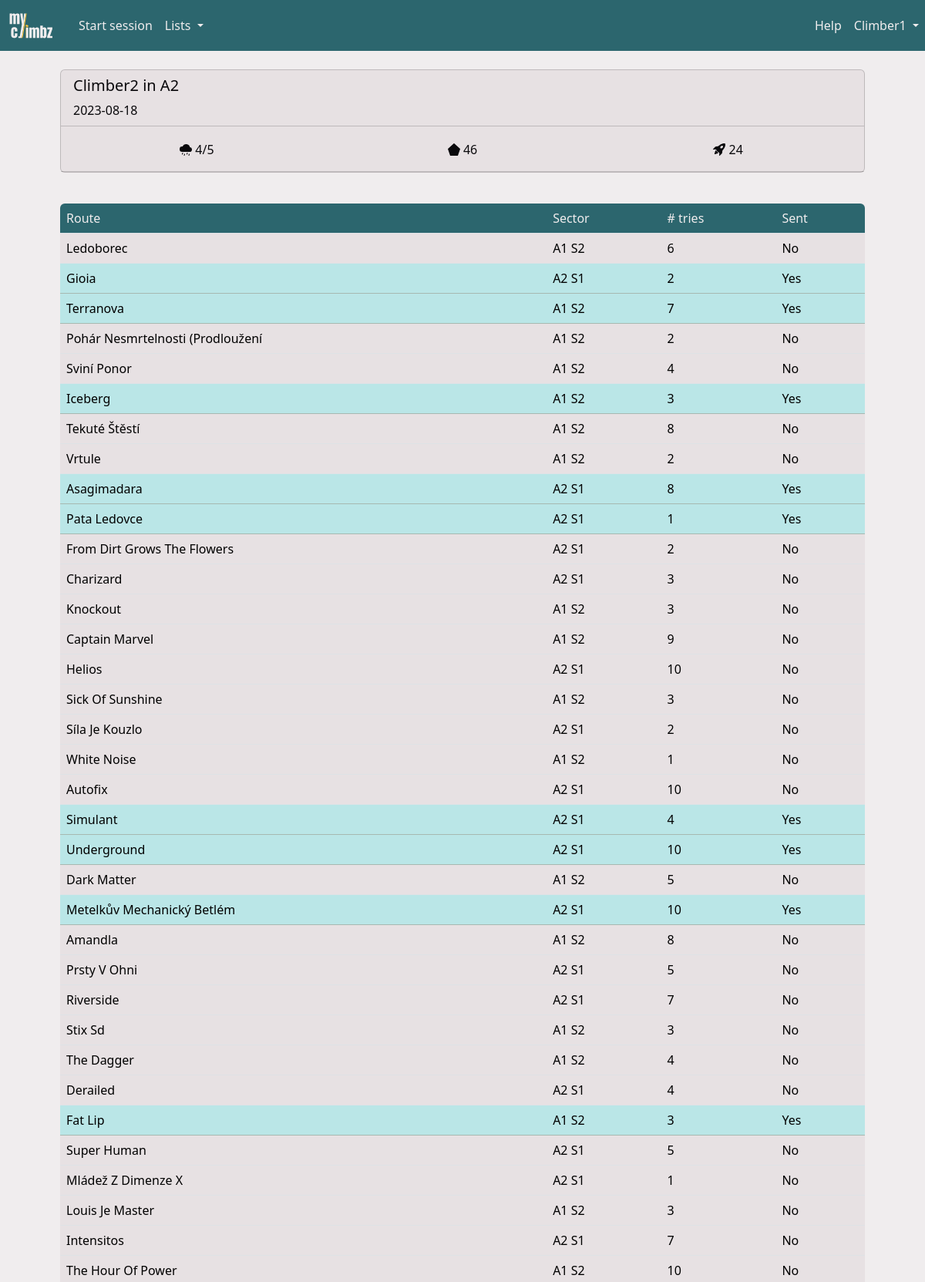
Page /session/4 (signed in, upper part) on the committed database.
### climbz/models/climber.py (models this page shows, shortened)
class Climber(db.Model, UserMixin):
    id = db.Column(db.Integer, primary_key=True)
    role = db.Column(db.Integer, nullable=False, default=0)
    email = db.Column(db.String(200), nullable=False, unique=True)
    password = db.Column(db.String(200), nullable=False)
    name = db.Column(db.String(200), nullable=False)
    birthdate = db.Column(db.Date, nullable=True)
    year_started_climbing = db.Column(db.Integer, nullable=True)
    height = db.Column(db.Integer, nullable=True)
    ape_index = db.Column(db.Integer, nullable=True)
    grade_scale = db.Column(db.String(10), nullable=False, default="font")
    sessions = db.relationship("Session", backref="climber", cascade="all, delete")
    opinions = db.relationship("Opinion", backref="climber", cascade="all, delete")
    routes = db.relationship("Route", backref="creator")
    sectors = db.relationship("Sector", backref="creator")
    areas = db.relationship("Area", backref="creator")
    projects = db.relationship(
        "Route",
        secondary=climber_projects,
        backref=db.backref("climbers", lazy="dynamic"),
    )

### climbz/models/session.py (models this page shows)
class Session(db.Model):
    __tablename__ = "climbing_session"
    id = db.Column(db.Integer, primary_key=True)
    date = db.Column(db.Date, nullable=False, default=datetime.now().date())
    conditions = Rating("conditions")
    comment = db.Column(db.Text)
    climbs = db.relationship("Climb", backref="session", cascade="all, delete")
    area_id = db.Column(db.Integer, db.ForeignKey("area.id"))
    climber_id = db.Column(db.Integer, db.ForeignKey("climber.id"))
    UniqueConstraint(date, area_id, climber_id, name="unique_session")

### climbz/models/climb.py (models this page shows)
class Climb(db.Model):
    id = db.Column(db.Integer, primary_key=True)
    n_attempts = db.Column(db.Integer, default=0)
    sent = db.Column(db.Boolean, nullable=False)
    flashed = db.Column(db.Boolean, nullable=False)
    comment = db.Column(db.Text)
    link = db.Column(db.String(300))
    route_id = db.Column(db.Integer, db.ForeignKey("route.id"))
    session_id = db.Column(db.Integer, db.ForeignKey("climbing_session.id"))
    UniqueConstraint(route_id, session_id, name="unique_route_in_session")

### climbz/models/route.py (models this page shows, shortened)
class Route(db.Model):
    id = db.Column(db.Integer, primary_key=True)
    name = db.Column(db.String(200), nullable=False)
    created_by = db.Column(db.Integer, db.ForeignKey("climber.id"), nullable=False)
    latitude = db.Column(db.Float)
    longitude = db.Column(db.Float)
    comment = db.Column(db.Text)
    link = db.Column(db.String(300))
    sit_start = db.Column(db.Boolean, nullable=False, default=False)
    height = db.Column(db.Float, db.CheckConstraint("height >= 1"))
    inclination = ConstrainedInteger("inclination", -50, 90)
    sector_id = db.Column(db.Integer, db.ForeignKey("sector.id"))
    climbs = db.relationship("Climb", backref="route", cascade="all, delete")
    opinions = db.relationship("Opinion", backref="route", cascade="all, delete")
    UniqueConstraint(name, sector_id, name="unique_route_name_in_sector")
    @property
    def sent(self) -> bool:
        return any(
            climb.sent
            for climb in self.climbs
            if climb.session.climber_id == current_user.id
        )

### climbz/models/sector.py (models this page shows, shortened)
class Sector(db.Model):
    id = db.Column(db.Integer, primary_key=True)
    name = db.Column(db.String(200), nullable=False)
    created_by = db.Column(db.Integer, db.ForeignKey("climber.id"), nullable=False)
    area_id = db.Column(db.Integer, db.ForeignKey("area.id"))
    routes = db.relationship("Route", backref="sector", cascade="all, delete")
    comment = db.Column(db.Text)
    UniqueConstraint(name, area_id, name="unique_sector_name_in_area")

### climbz/blueprints/sessions/routes.py (the view)
@sessions.route("/session/<int:session_id>")
def page_session(session_id: int) -> str:
    session = Session.query.get(session_id)
    return render(
        "session.html", title=f"Session on {session.area.name}", session=session
    )

### climbz/blueprints/utils.py (called while the page is built, shortened)
@login_required
def render(*args, **kwargs) -> str:
    kwargs["title"] = kwargs["title"]
    kwargs["error"] = flask_session.pop("error", None)
    kwargs["username"] = current_user.name
    kwargs["user_id"] = current_user.id
    kwargs["user_role"] = current_user.role
    kwargs["user_grade_scale"] = current_user.grade_scale
    session_id = flask_session.get("session_id", None)
    path = request.path
    if not path.startswith("/edit_") and not path.startswith("/add_"):
        flask_session["call_from_url"] = path
    return render_template(
        *args,
        **kwargs,
    )

### climbz/models/climber.py (called while the page is built)
@login_manager.user_loader
def load_climber(climber_id: int) -> Climber:
    return Climber.query.get(int(climber_id))

### run.py (called while the page is built, shortened)
@app.before_request
def check_request_validity():
    if not request.endpoint:
        return
    elif request.endpoint == "climbers.login" or "static" in request.endpoint:
        return
    elif not current_user.is_authenticated:
        return redirect(url_for("climbers.login"))

### climbz/templates/session.html (shortened to what this page needs)
{% import "macros.html" as macros %}
{% extends "main.html" %}
{% block content %}
<div class="container px-0 px-md-5 py-0 py-md-4">
    {% if session.climber_id == user_id %}
        {% set actions = [
            { "icon": "edit", "url": url_for('sessions.edit_session', session_id=session.id) },
            { "icon": "delete", "url": url_for('sessions.delete_session', session_id=session.id) }
        ] %}
        {% if not open_session %}
            {% set actions = actions + [{ "icon": "reopen", "url": url_for('sessions.reopen_session', session_id=session.id) }] %}
        {% endif %}
    {% else %}
        {% set actions = [] %}
    {% endif %}
    {{ macros.card({
        "header": {
            "title": session.climber.name ~ " in " ~ session.area.name,
            "title_actions": actions,
            "subtitle": session.date,
        },
        "body": {
            "facts": [
                { "icon": "conditions", "value": session.conditions, "unit": "/5" },
                { "icon": "n_boulders", "value": session.climbs | length, "unit": "" },
                { "icon": "n_sends", "value": session.climbs | map(attribute='sent') | sum, "unit": "" },
            ],
            "list": [
                {"value": session.comment if session.comment else ""},
            ]
        }
    }) }}
</div>
<div class="container px-0 px-md-5">
    <table id="content_table" class="table table-hover" data-sort-col="0" data-sort-order="asc">
        <thead>
            <tr>
                <th>Route</th>
                <th>Sector</th>
                <th># tries</th>
                <th>Sent</th>
            </tr>
        </thead>
        <tbody>
            {% for climb in session.climbs %}
            {% if climb.route.sent %}
            {% set sent = "Yes" %}
            {% else %}
            {% set sent = "No" %}
            {% endif %}
            {% set onclick = "window.location=\"" + url_for('routes.page_route', route_id=climb.route.id) + "\"" %}
            {% if sent == "Yes" %}
            <tr class="table-success">
                {% else %}
            <tr>
                {% endif %}
                <td onclick={{ onclick }}>{{ climb.route.name }}</td>
                <td onclick={{ onclick }}>{{ climb.route.sector.name }}</td>
                <td onclick={{ onclick }}>{{ climb.n_attempts }}</td>
                <td onclick={{ onclick }}>{{ sent }}</td>
            </tr>
            {% endfor %}
        </tbody>
    </table>
</div>
{% endblock content %}

### climbz/templates/macros.html (shortened to what this page needs)
{% macro card(data) %}
<div class="card mb-3">
    <div class="card-header">
        <div class="row">
            <div class="col-sm">
                <h5 class="card-title" style="display: inline-block">{{ data['header']['title'] }}</h5>
            </div>
            {% if data['header']['subtitle'] %}
                <span>{{ data['header']['subtitle'] }}</span>
            {% endif %}
        </div>
    </div>
    {% if data['body']['facts'] %}
    <div class="card-body">
        <div class="row">
            {% for fact in data['body']['facts'] %}
            <div class="col text-center" style="padding: 0">
                <span style="vertical-align: middle; display: inline-block;">
                </span>
                <span style="vertical-align: middle; display: inline-block;">
                    {% if fact['value'] is none %}
                        N/A
                    {% elif fact['value'] is float and fact['value'] % 1 == 0 %}
                        {{ fact['value']|int }}{{ fact['unit'] }}
                    {% else %}
                        {{ (fact['value']) }}{{ fact['unit'] }}
                    {% endif %}
                </span>
            </div>
            {% endfor %}
        </div>
    </div>
    {% endif %}
    {% if data['body']['list'] %}
    <ul class="list-group list-group-flush">
    </ul>
    {% endif %}
</div>
{% endmacro %}

### climbz/templates/main.html (shortened to what this page needs)
<html>
<head>
    <link href="https://cdn.jsdelivr.net/npm/bootstrap@5.3.2/dist/css/bootstrap.min.css" rel="stylesheet"
>
    <link href="{{ url_for('static', filename='css/colors.css') }}" rel="stylesheet" type="text/css">
    <link rel="stylesheet" type="text/css" href="https://cdnjs.cloudflare.com/ajax/libs/noUiSlider/15.8.1/nouislider.css" />
    <link href="https://cdn.jsdelivr.net/npm/simple-datatables@latest/dist/style.css" rel="stylesheet" type="text/css">
</head>
<body>
    <nav class="navbar navbar-expand-lg">
        <a class="navbar-brand" href="{{ url_for('home.page_home') }}" style="padding-left: 10px;">
            <img src="{{ url_for('static', filename='images/logo-transparent.svg') }}" width="60" height="40" class="d-inline-block align-top" alt="">
        </a>
        {% if not "Add" in title and not "Edit" in title %}
        <div class="collapse navbar-collapse ps-2" id="navbarSupportedContent">
            <ul class="navbar-nav me-auto mb-2 mb-md-0">
                {% if open_session %}
                <li><a id="add_climb" class="nav-link" href="{{ url_for('climbs.add_climb') }}">Add climb</a></li>
                <li>
                    <a id="stop_session" class="nav-link" href="{{ url_for('sessions.stop_session') }}">
                        Stop
                        {% if open_session.is_project_search %}
                        project search
                        {% else %}
                        session
                        {% endif %}
                    </a>
                </li>
                {% else %}
                <li class="nav-item">
                    <a id="start_session" class="nav-link" href="{{ url_for('sessions.add_session') }}">Start session</a>
                </li>
                {% endif %}
                <li class="nav-item dropdown">
                    <a class="nav-link dropdown-toggle" href="#" role="button" data-bs-toggle="dropdown"
                        aria-expanded="false">
                        Lists
                    </a>
                </li>
            </ul>
            <ul class="navbar-nav ms-md-auto mb-2 mb-md-0">
                <li class="nav-item">
                    <a class="nav-link" href="{{ url_for('home.guide') }}">Help</a>
                </li>
                <li class="nav-item dropdown">
                    <a class="nav-link dropdown-toggle" href="#" role="button" data-bs-toggle="dropdown"
                        aria-expanded="false">
                        {{ username }}
                    </a>
                </li>
            </ul>
        </div>
        {% endif %}
    </nav>
    {%block content %}{% endblock %}
</body>
</html>

### climbz/static/css/colors.css (style rules this page uses)
:root { --color-yellow: #FFC53D; --color-yellow-100: #fff0c6; --color-yellow-200: #ffdf88; --color-yellow-300: #FFC53D; --color-yellow-400: #ffb320; --color-yellow-500: #f98f07; --color-yellow-600: #dd6902; --color-yellow-700: #b74806; --color-yellow-800: #94360c; --color-yellow-900: #7a2e0d; --color-yellow-950: #461602; --color-green: #2C666E; --color-green-50: #f1faf9; --color-green-100: #daf3f3; --color-green-200: #bae6e7; --color-green-300: #8ad4d6; --color-green-400: #53b9bd; --color-green-500: #379da3; --color-green-600: #318089; --color-green-700: #2C666E; --color-green-800: #2c575e; --color-green-900: #284a51; --color-green-950: #163036; --color-white: #F0EDEE; --color-white-50: #f9f7f8; --color-white-100: #F0EDEE; --color-white-200: #e7e1e3; --color-white-300: #d5cccf; --color-white-400: #bbaeb2; --color-white-500: #a29197; --color-white-600: #8a787e; --color-white-700: #726368; --color-white-800: #605458; --color-white-900: #53494c; --color-white-950: #2a2527; --color-gray: #6c757d; --color-black: #0A090C; }
body { background-color: var(--color-white); }
a { text-decoration: none; color: var(--color-green); }
.card, .list-group-item, .dropdown-menu { background-color: var(--color-white-200); color: var(--color-black); }
.card-header { background-color: var(--color-white-darker); }
.navbar { background-color: var(--color-green); color: var(--color-white); }
.navbar-brand { color: var(--color-yellow); }
.nav-link, .nav-link:focus { color: var(--color-white); }
.table thead th:first-child { border-top-left-radius: var(--bs-border-radius); }
.table thead th:last-child { border-top-right-radius: var(--bs-border-radius); }
.table td { background-color: var(--color-white-200); }
.table-success td { background-color: var(--color-green-200) !important; }
.table thead { background-color: var(--color-green); color: var(--color-white); font-weight: normal; }
.table thead th { background-color: transparent; color: inherit; font-weight: normal; }
ul { list-style-type: none; }

### rows in the picture
Climber: name "Climber1"
Session: header.subtitle "2023-08-18"
Climb: route.name "Ledoborec", route.sector.name "A1 S2", n_attempts "6", sent "No"
Climb: route.name "Gioia", route.sector.name "A2 S1", n_attempts "2", sent "Yes"
Climb: route.name "Terranova", route.sector.name "A1 S2", n_attempts "7", sent "Yes"
Climb: route.name "Pohár Nesmrtelnosti (Prodloužení", route.sector.name "A1 S2", n_attempts "2", sent "No"
Climb: route.name "Sviní Ponor", route.sector.name "A1 S2", n_attempts "4", sent "No"
Climb: route.name "Iceberg", route.sector.name "A1 S2", n_attempts "3", sent "Yes"
Climb: route.name "Tekuté Štěstí", route.sector.name "A1 S2", n_attempts "8", sent "No"
Climb: route.name "Vrtule", route.sector.name "A1 S2", n_attempts "2", sent "No"
Climb: route.name "Asagimadara", route.sector.name "A2 S1", n_attempts "8", sent "Yes"
Climb: route.name "Pata Ledovce", route.sector.name "A2 S1", n_attempts "1", sent "Yes"
Climb: route.name "From Dirt Grows The Flowers", route.sector.name "A2 S1", n_attempts "2", sent "No"
Climb: route.name "Charizard", route.sector.name "A2 S1", n_attempts "3", sent "No"
Climb: route.name "Knockout", route.sector.name "A1 S2", n_attempts "3", sent "No"
Climb: route.name "Captain Marvel", route.sector.name "A1 S2", n_attempts "9", sent "No"
Climb: route.name "Helios", route.sector.name "A2 S1", n_attempts "10", sent "No"
Climb: route.name "Sick Of Sunshine", route.sector.name "A1 S2", n_attempts "3", sent "No"
Climb: route.name "Síla Je Kouzlo", route.sector.name "A2 S1", n_attempts "2", sent "No"
Climb: route.name "White Noise", route.sector.name "A1 S2", n_attempts "1", sent "No"
Climb: route.name "Autofix", route.sector.name "A2 S1", n_attempts "10", sent "No"
Climb: route.name "Simulant", route.sector.name "A2 S1", n_attempts "4", sent "Yes"
Climb: route.name "Underground", route.sector.name "A2 S1", n_attempts "10", sent "Yes"
Climb: route.name "Dark Matter", route.sector.name "A1 S2", n_attempts "5", sent "No"
Climb: route.name "Metelkův Mechanický Betlém", route.sector.name "A2 S1", n_attempts "10", sent "Yes"
Climb: route.name "Amandla", route.sector.name "A1 S2", n_attempts "8", sent "No"
Climb: route.name "Prsty V Ohni", route.sector.name "A2 S1", n_attempts "5", sent "No"
Climb: route.name "Riverside", route.sector.name "A2 S1", n_attempts "7", sent "No"
Climb: route.name "Stix Sd", route.sector.name "A1 S2", n_attempts "3", sent "No"
Climb: route.name "The Dagger", route.sector.name "A1 S2", n_attempts "4", sent "No"
Climb: route.name "Derailed", route.sector.name "A2 S1", n_attempts "4", sent "No"
Climb: route.name "Fat Lip", route.sector.name "A1 S2", n_attempts "3", sent "Yes"
Climb: route.name "Super Human", route.sector.name "A2 S1", n_attempts "5", sent "No"
Climb: route.name "Mládež Z Dimenze X", route.sector.name "A2 S1", n_attempts "1", sent "No"
Climb: route.name "Louis Je Master", route.sector.name "A1 S2", n_attempts "3", sent "No"
Climb: route.name "Intensitos", route.sector.name "A2 S1", n_attempts "7", sent "No"
Climb: route.name "The Hour Of Power", route.sector.name "A1 S2", n_attempts "10", sent "No"

### other values in the picture
{{ data['header']['title'] }} "Climber2 in A2"
{{ (fact['value']) }} "4" "46" "24"
{{ fact['unit'] }} "/5"
